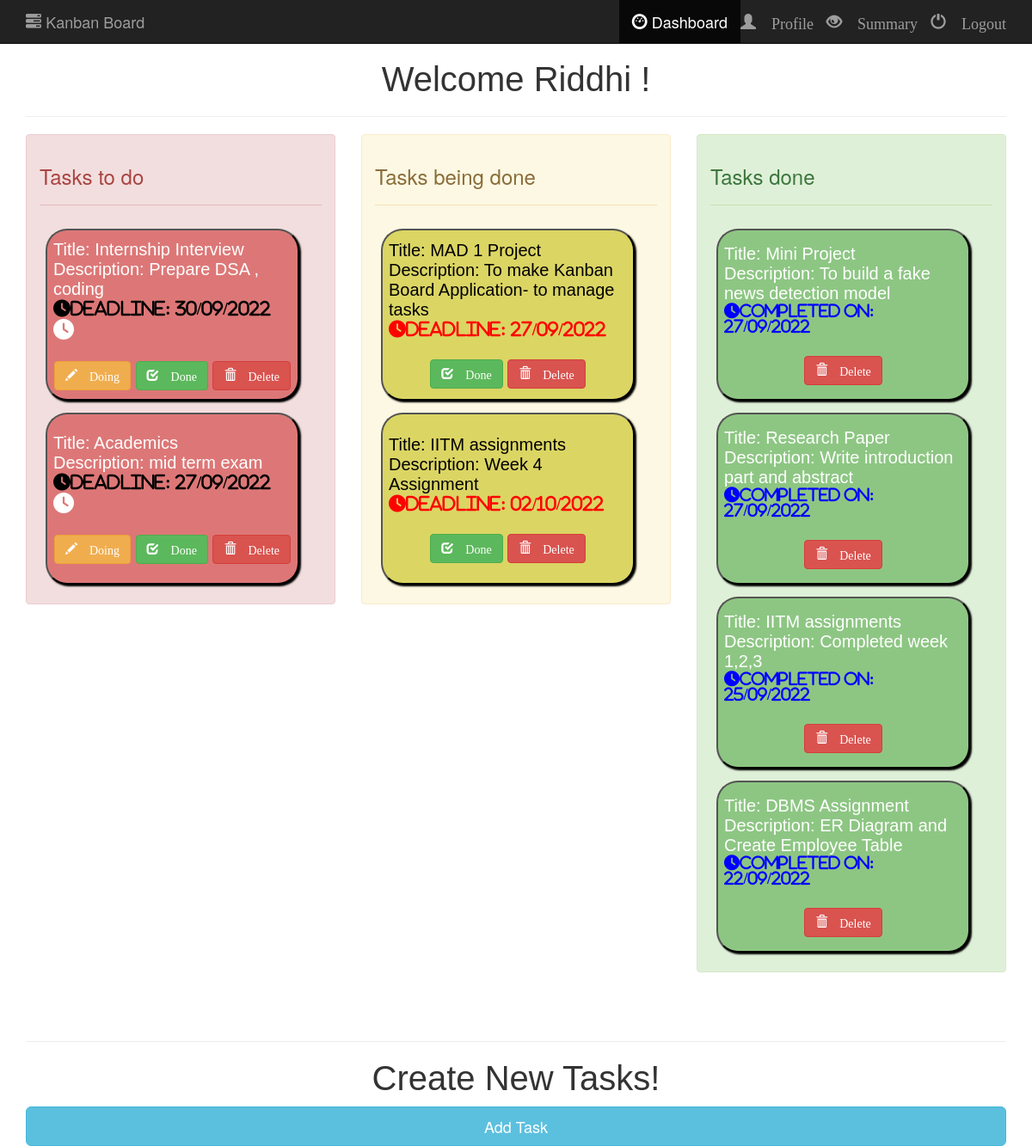
Page /dashboard (signed in) on the committed database.
### app.py (models this page shows)
class User(UserMixin, db.Model):
    id = db.Column(db.Integer, primary_key=True)
    username = db.Column(db.String(15), unique=True)
    email = db.Column(db.String(50), unique=True)
    password = db.Column(db.String(80))

class Task(db.Model):
        taskid = db.Column(db.Integer, primary_key=True)
        id = db.Column(db.Integer, unique=False)
        title = db.Column(db.String(40), unique=False)
        description = db.Column(db.String(200), unique=False)
        status = db.Column(db.String(10), unique=False)
        date = db.Column(db.DateTime, nullable=False)

### app.py (the view)
@app.route('/dashboard', methods=['GET', 'POST'])
@login_required
def dashboard():
    todo = Task.query.filter_by(status='todo', id=current_user.id).all()
    doing = Task.query.filter_by(status='doing',id=current_user.id).all()
    done = Task.query.filter_by(status='done',id=current_user.id).all()
    return render_template('dashboard.html', name = current_user.username, todo = todo, doing=doing, done=done)

### app.py (called while the page is built)
@login_manager.user_loader
def load_user(user_id):
    return User.query.get(int(user_id))

### templates/dashboard.html (shortened to what this page needs)
{% extends "bootstrap/base.html" %}
{% import "bootstrap/wtf.html" as wtf %}
{% block styles %}
{{super()}}
<link rel="stylesheet" href="{{url_for('.static', filename='dashboard.css')}}">
{% endblock %}
{% block content %}
<nav class="navbar navbar-inverse navbar-fixed-top">
  <div class="container">
    <div class="navbar-header">
      <a class="navbar-brand" href="#"><span class="glyphicon glyphicon-tasks"></span> Kanban Board</a>
    </div>
    <div id="navbar" class="collapse navbar-collapse">
      <ul class="nav navbar-nav navbar-right">
        <li class="active"><a class="navbar-brand" href="{{url_for('dashboard') }}"><span class="glyphicon glyphicon-dashboard"></span> Dashboard</a></li>
        <li><a class="navbar-brand" href="{{url_for('profile')}}"><span class="glyphicon glyphicon-user"> Profile</a></li>
          <li><a class="navbar-brand" href="{{url_for('summary')}}"><span class="glyphicon glyphicon-eye-open"> Summary</a></li>
        <li><a class="navbar-brand" href="{{ url_for('logout') }}"><span class="glyphicon glyphicon-off"> Logout</a></li>
      </ul>
    </div>
  </div>
</nav>
<div class="container">
	<h2 class="webfont-heading"> Welcome {{name}} ! </h2>
  <hr>
	<div class="row">
    <div class="col-sm-4">
      <div class='alert alert-danger'>
          	<h3> Tasks to do </h3>
          	<hr/>
          	<p>
              {% for todo in todo %}
          		<button type="button" class="card-todo">Title: {{ todo.title  }} <br/>
                       Description: {{todo.description}}<br>
                    <b><i class="fas fa-clock" style="font-size:20px;color:black;">Deadline: {{todo.date.strftime( "%d/%m/%Y")}}</i></b>
                       <i class="fas fa-clock" style="font-size:24px;"></i>
                       <br><br><center>
                         <a href="{{ url_for('doing', taskid=todo.taskid)}}" class="btn btn-warning" role="button">
                           <span class="glyphicon glyphicon-pencil"> Doing </span></a>
                         <a href="{{ url_for('done', taskid=todo.taskid)}}" class="btn btn-success" role="button">
                           <span class="glyphicon glyphicon-check"> Done </span></a>
                         <a href="{{ url_for('delete', taskid=todo.taskid)}}" class="btn btn-danger" role="button">
                           <span class="glyphicon glyphicon-trash"> Delete </span></a>
                </button></center>
                {% endfor %}
          	</p>
        </div>
      </div>
      <div class="col-sm-4">
        <div class='alert alert-warning'>
        	<h3> Tasks being done </h3>
        	<hr/>
        	<p>
            {% for doing in doing %}
            <button type="button" class="card-doing">Title: {{ doing.title  }} <br/>
                     Description: {{doing.description}}<br>
               <b> <i class="fas fa-clock" style="font-size:20px;color:red;">Deadline: {{doing.date.strftime( "%d/%m/%Y")}}</i></b>
                     <br><br><center>
        							<a href="{{ url_for('done', taskid=doing.taskid)}}" class="btn btn-success" role="button">
                        <span class="glyphicon glyphicon-check"> Done</span></a>
                      <a href="{{ url_for('delete', taskid=doing.taskid)}}" class="btn btn-danger" role="button">
                        <span class="glyphicon glyphicon-trash"> Delete </span></a>
              </button></center>
              {% endfor %}
        	</p>
        </div>
      </div>
      <div class="col-sm-4">
        <div class='alert alert-success'>
        	<h3> Tasks done </h3>
        	<hr/>
        	<p>
                    {% for done in done %}
                    <button type="button" class="card-done">Title: {{done.title}} <br/>
        							Description: {{done.description}}<br>
                        <b>  <i class="fas fa-clock" style="font-size:18px;color:blue;">Completed On: {{done.date.strftime( "%d/%m/%Y")}}</i></b>
                      <br><br><center>
        							<a href="{{ url_for('delete', taskid=done.taskid)}}" class="btn btn-danger" role="button">
                        <span class="glyphicon glyphicon-trash"> Delete </span></a>
                      </button></center>
                      {% endfor %}
        	</p>
          </div>
        </div>
      </div>
	<br/><br/>
	<hr/>
	<h2 class="webfont-heading">Create New Tasks!</h2>
       <form class="form-signin" method="POST" action="/addtask">
            <button class="btn btn-lg btn-info btn-block" type="submit">Add Task</button>
</div>
{% endblock %}

### static/dashboard.css (style rules this page uses)
body { padding-top: 50px; }
.card-todo { display: inline-block; vertical-align: top; border-radius: 25px; margin: 7px 7px; padding: 7px; width: 295px; height: 200px; color: white; background: #dd7777; cursor: move; text-align: left; font: 20px Georgia, sans-serif; box-shadow: 2px 2px 2px #000; }
.card-doing { display: inline-block; vertical-align: top; border-radius: 25px; margin: 7px 7px; padding: 7px; width: 295px; height: 200px; color: black; background: #dbd564; cursor: move; text-align: left; font: 20px Georgia, sans-serif; box-shadow: 2px 2px 2px #000; }
.card-done { display: inline-block; vertical-align: top; border-radius: 25px; margin: 7px 7px; padding: 7px; width: 295px; height: 200px; color: white; background: #8dc683; cursor: move; text-align: left; font: 20px Georgia, sans-serif; box-shadow: 2px 2px 2px #000; }
.webfont-heading { text-align: center; font: 40px Georgia, sans-serif; }

### rows in the picture
User: username "Riddhi"
Task: title "Internship Interview", description "Prepare DSA , coding", date "30/09/2022"
Task: title "Academics", description "mid term exam", date "27/09/2022"
Task: title "MAD 1 Project", description "To make Kanban Board Application- to manage tasks", date "27/09/2022"
Task: title "IITM assignments", description "Week 4 Assignment", date "02/10/2022"
Task: title "Mini Project", description "To build a fake news detection model", date "27/09/2022"
Task: title "Research Paper", description "Write introduction part and abstract", date "27/09/2022"
Task: title "IITM assignments", description "Completed week 1,2,3", date "25/09/2022"
Task: title "DBMS Assignment", description "ER Diagram and Create Employee Table", date "22/09/2022"
